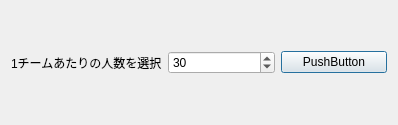
<?xml version="1.0" encoding="UTF-8"?>
<ui version="4.0">
 <class>startup</class>
 <widget class="QDialog" name="startup">
  <property name="geometry">
   <rect>
    <x>0</x>
    <y>0</y>
    <width>398</width>
    <height>125</height>
   </rect>
  </property>
  <property name="windowTitle">
   <string>Dialog</string>
  </property>
  <layout class="QHBoxLayout" name="horizontalLayout_2">
   <item>
    <widget class="QLabel" name="label">
     <property name="text">
      <string>1チームあたりの人数を選択</string>
     </property>
    </widget>
   </item>
   <item>
    <widget class="QSpinBox" name="spin_members">
     <property name="value">
      <number>30</number>
     </property>
    </widget>
   </item>
   <item>
    <widget class="QPushButton" name="button_ok">
     <property name="text">
      <string>PushButton</string>
     </property>
    </widget>
   </item>
  </layout>
 </widget>
 <resources/>
 <connections/>
</ui>
